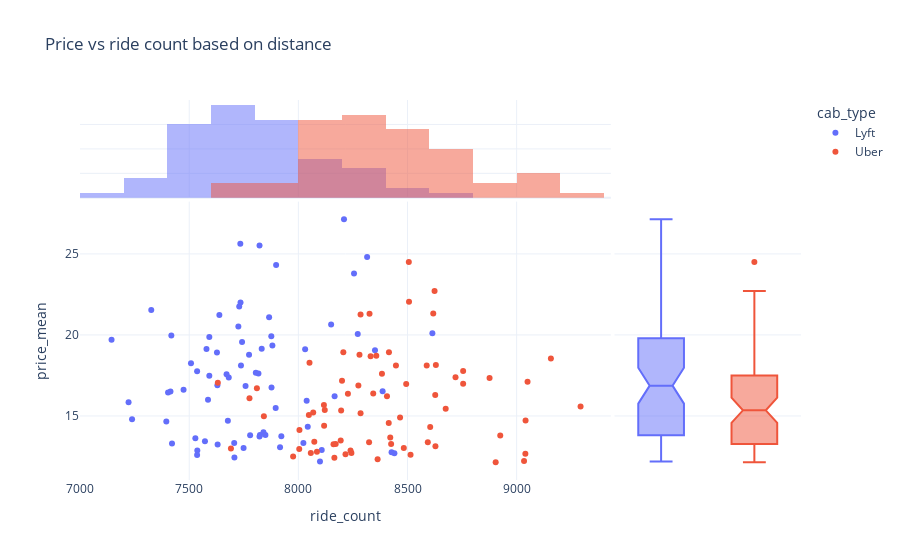

The notebook cell saved with this chart:
### Code cell
fig=px.scatter(routes,
               x='ride_count',
               y='price_mean',
               marginal_x='histogram',
               marginal_y='box',
            color='cab_type',
            # color_discrete_sequence=custom_colors,
            title='Price vs ride count based on distance').update_layout(template='plotly_white')
fig.show()

### Figure 1 — Plotly figure (JSON) as saved in the notebook; plotly's stock layout.template omitted (floating-point values rounded to 4 significant figures)
{"data": [{"hovertemplate": "cab_type=Lyft<br>ride_count=%{x}<br>price_mean=%{y}<extra></extra>", "legendgroup": "Lyft", "marker": {"color": "#636efa", "symbol": "circle"}, "mode": "markers", "name": "Lyft", "orientation": "v", "showlegend": true, "type": "scatter", "x": [7677, 7395, 7627, 8150, 7922, 7877, 7681, 7629, 7824, 8166, 7817, 7758, 7238, 7737, 7822, 7729, 7876, 8272, 8043, 7805, 7734, 7638, 7144, 8031, 8209, 8315, 8023, 7572, 7735, 8427, 7536, 7630, 8107, 8099, 7822, 7707, 8614, 8386, 7421, 7749, 7222, 7779, 7592, 7832, 7537, 7528, 7725, 7586, 7849, 7592, 7898, 7866, 7671, 7881, 7418, 7508, 8440, 7414, 7840, 7403, 8255, 7326, 8038, 7474, 7774, 7916, 7579, 8351, 7536, 7706, 7742, 7896], "xaxis": "x", "y": [14.7, 14.66, 18.91, 20.64, 13.75, 16.76, 17.37, 16.89, 13.82, 16.21, 17.61, 16.85, 14.8, 18.11, 25.51, 21.75, 19.92, 20.06, 14.33, 17.66, 25.62, 21.22, 19.7, 19.12, 27.14, 24.81, 13.33, 13.44, 22.0, 12.75, 17.75, 13.24, 12.9, 12.19, 13.73, 12.44, 20.11, 16.52, 13.3, 13.03, 15.85, 13.81, 19.88, 19.15, 12.87, 13.62, 20.52, 15.99, 13.83, 17.48, 24.31, 21.09, 17.57, 19.35, 19.97, 18.26, 12.7, 16.52, 13.99, 16.44, 23.79, 21.54, 15.94, 16.62, 18.77, 13.06, 19.13, 19.05, 12.58, 13.34, 19.57, 15.49], "yaxis": "y"}, {"bingroup": "x", "hovertemplate": "cab_type=Lyft<br>ride_count=%{x}<br>count=%{y}<extra></extra>", "legendgroup": "Lyft", "marker": {"color": "#636efa"}, "name": "Lyft", "opacity": 0.5, "showlegend": false, "type": "histogram", "x": [7677, 7395, 7627, 8150, 7922, 7877, 7681, 7629, 7824, 8166, 7817, 7758, 7238, 7737, 7822, 7729, 7876, 8272, 8043, 7805, 7734, 7638, 7144, 8031, 8209, 8315, 8023, 7572, 7735, 8427, 7536, 7630, 8107, 8099, 7822, 7707, 8614, 8386, 7421, 7749, 7222, 7779, 7592, 7832, 7537, 7528, 7725, 7586, 7849, 7592, 7898, 7866, 7671, 7881, 7418, 7508, 8440, 7414, 7840, 7403, 8255, 7326, 8038, 7474, 7774, 7916, 7579, 8351, 7536, 7706, 7742, 7896], "xaxis": "x3", "yaxis": "y3"}, {"hovertemplate": "cab_type=Lyft<br>price_mean=%{y}<extra></extra>", "legendgroup": "Lyft", "marker": {"color": "#636efa", "symbol": "circle"}, "name": "Lyft", "notched": true, "showlegend": false, "type": "box", "xaxis": "x2", "y": [14.7, 14.66, 18.91, 20.64, 13.75, 16.76, 17.37, 16.89, 13.82, 16.21, 17.61, 16.85, 14.8, 18.11, 25.51, 21.75, 19.92, 20.06, 14.33, 17.66, 25.62, 21.22, 19.7, 19.12, 27.14, 24.81, 13.33, 13.44, 22.0, 12.75, 17.75, 13.24, 12.9, 12.19, 13.73, 12.44, 20.11, 16.52, 13.3, 13.03, 15.85, 13.81, 19.88, 19.15, 12.87, 13.62, 20.52, 15.99, 13.83, 17.48, 24.31, 21.09, 17.57, 19.35, 19.97, 18.26, 12.7, 16.52, 13.99, 16.44, 23.79, 21.54, 15.94, 16.62, 18.77, 13.06, 19.13, 19.05, 12.58, 13.34, 19.57, 15.49], "yaxis": "y2"}, {"hovertemplate": "cab_type=Uber<br>ride_count=%{x}<br>price_mean=%{y}<extra></extra>", "legendgroup": "Uber", "marker": {"color": "#EF553B", "symbol": "circle"}, "mode": "markers", "name": "Uber", "orientation": "v", "showlegend": true, "type": "scatter", "x": [8425, 8239, 8200, 9157, 8216, 8280, 8117, 8121, 8421, 9041, 8675, 8068, 8171, 8227, 8624, 8206, 8383, 8720, 8483, 7776, 8326, 8630, 7631, 9050, 8506, 8507, 8628, 8004, 8618, 8904, 8406, 8161, 9040, 8363, 8324, 7976, 8415, 9293, 8073, 8057, 8414, 7691, 8447, 8755, 8165, 8243, 8357, 8048, 8593, 8627, 8285, 8331, 8466, 8275, 8588, 8343, 9034, 7842, 8925, 8196, 8494, 7810, 8604, 8005, 8285, 8514, 8876, 8755, 8085, 8194, 8051, 8118], "xaxis": "x", "y": [13.28, 12.87, 17.17, 18.55, 12.64, 18.77, 15.68, 15.37, 13.68, 14.71, 15.45, 15.21, 13.28, 16.36, 22.7, 18.93, 17.6, 17.39, 13.02, 16.09, 21.3, 18.15, 17.05, 17.12, 24.51, 22.05, 13.13, 12.96, 21.33, 12.14, 16.21, 13.25, 12.66, 12.33, 13.38, 12.5, 18.94, 15.58, 13.41, 12.71, 14.56, 12.98, 18.12, 17.78, 12.42, 12.71, 18.72, 15.07, 13.38, 16.29, 21.27, 18.68, 14.91, 16.88, 18.11, 16.39, 12.21, 14.99, 13.79, 15.33, 16.98, 16.72, 14.32, 14.14, 15.16, 12.61, 17.34, 16.98, 12.79, 13.49, 18.28, 14.4], "yaxis": "y"}, {"bingroup": "x", "hovertemplate": "cab_type=Uber<br>ride_count=%{x}<br>count=%{y}<extra></extra>", "legendgroup": "Uber", "marker": {"color": "#EF553B"}, "name": "Uber", "opacity": 0.5, "showlegend": false, "type": "histogram", "x": [8425, 8239, 8200, 9157, 8216, 8280, 8117, 8121, 8421, 9041, 8675, 8068, 8171, 8227, 8624, 8206, 8383, 8720, 8483, 7776, 8326, 8630, 7631, 9050, 8506, 8507, 8628, 8004, 8618, 8904, 8406, 8161, 9040, 8363, 8324, 7976, 8415, 9293, 8073, 8057, 8414, 7691, 8447, 8755, 8165, 8243, 8357, 8048, 8593, 8627, 8285, 8331, 8466, 8275, 8588, 8343, 9034, 7842, 8925, 8196, 8494, 7810, 8604, 8005, 8285, 8514, 8876, 8755, 8085, 8194, 8051, 8118], "xaxis": "x3", "yaxis": "y3"}, {"hovertemplate": "cab_type=Uber<br>price_mean=%{y}<extra></extra>", "legendgroup": "Uber", "marker": {"color": "#EF553B", "symbol": "circle"}, "name": "Uber", "notched": true, "showlegend": false, "type": "box", "xaxis": "x2", "y": [13.28, 12.87, 17.17, 18.55, 12.64, 18.77, 15.68, 15.37, 13.68, 14.71, 15.45, 15.21, 13.28, 16.36, 22.7, 18.93, 17.6, 17.39, 13.02, 16.09, 21.3, 18.15, 17.05, 17.12, 24.51, 22.05, 13.13, 12.96, 21.33, 12.14, 16.21, 13.25, 12.66, 12.33, 13.38, 12.5, 18.94, 15.58, 13.41, 12.71, 14.56, 12.98, 18.12, 17.78, 12.42, 12.71, 18.72, 15.07, 13.38, 16.29, 21.27, 18.68, 14.91, 16.88, 18.11, 16.39, 12.21, 14.99, 13.79, 15.33, 16.98, 16.72, 14.32, 14.14, 15.16, 12.61, 17.34, 16.98, 12.79, 13.49, 18.28, 14.4], "yaxis": "y2"}], "layout": {"barmode": "overlay", "legend": {"title": {"text": "cab_type"}, "tracegroupgap": 0}, "title": {"text": "Price vs ride count based on distance"}, "xaxis": {"anchor": "y", "domain": [0, 0.7363], "title": {"text": "ride_count"}}, "xaxis2": {"anchor": "y2", "domain": [0.7413, 1], "matches": "x2", "showgrid": false, "showline": false, "showticklabels": false, "ticks": ""}, "xaxis3": {"anchor": "y3", "domain": [0, 0.7363], "matches": "x", "showgrid": true, "showticklabels": false}, "xaxis4": {"anchor": "y4", "domain": [0.7413, 1], "matches": "x2", "showgrid": false, "showline": false, "showticklabels": false, "ticks": ""}, "yaxis": {"anchor": "x", "domain": [0, 0.7326], "title": {"text": "price_mean"}}, "yaxis2": {"anchor": "x2", "domain": [0, 0.7326], "matches": "y", "showgrid": true, "showticklabels": false}, "yaxis3": {"anchor": "x3", "domain": [0.7426, 1], "matches": "y3", "showgrid": true, "showline": false, "showticklabels": false, "ticks": ""}, "yaxis4": {"anchor": "x4", "domain": [0.7426, 1], "matches": "y3", "showgrid": true, "showline": false, "showticklabels": false, "ticks": ""}}}
